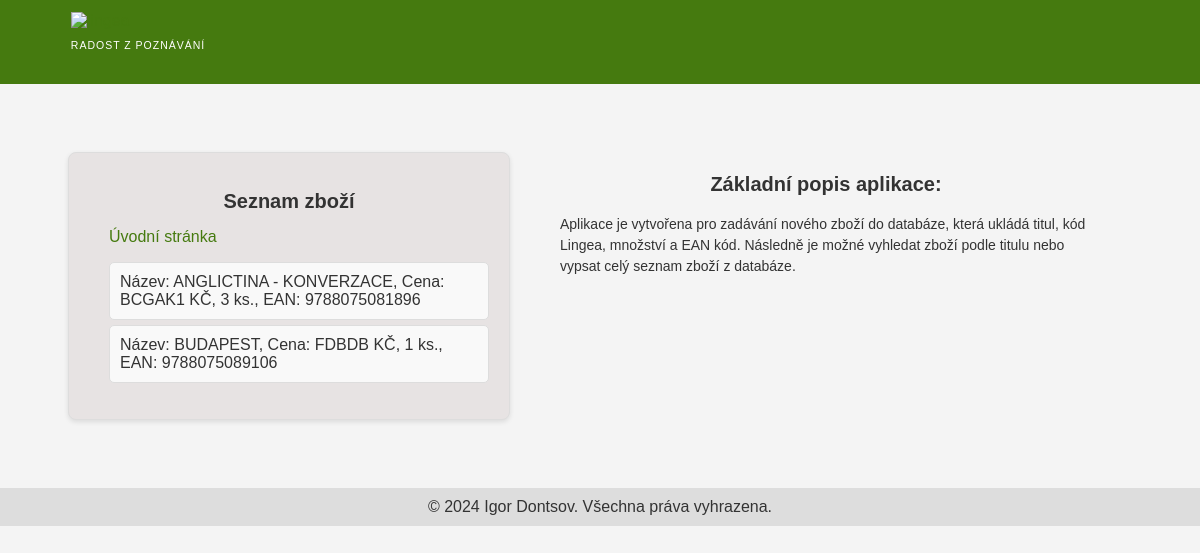
The page /list/ on the database as committed earlier.
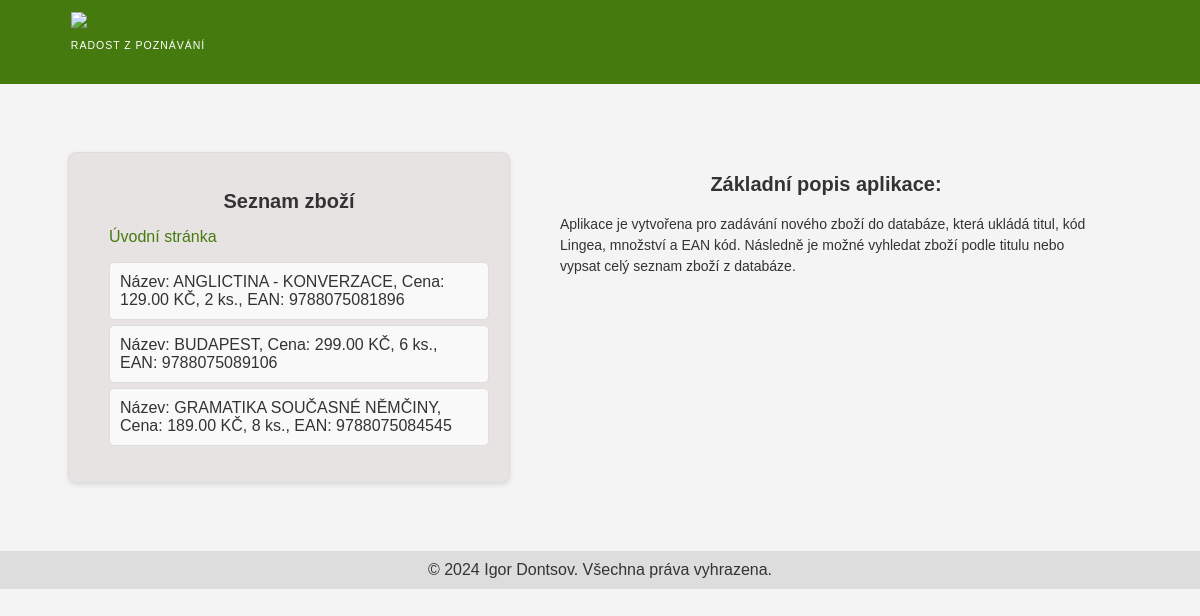
The same page on the database as committed later.
### pojistenci/models.py (models this page shows)
class Pojisteny(models.Model):
    jmeno = models.CharField(max_length=100)
    prijmeni = models.CharField(max_length=100)
    vek = models.IntegerField()
    telefon = models.CharField(max_length=13)
    def __str__(self):
        return f"Název: {self.jmeno}, Cena: {self.prijmeni} KČ, {self.vek} ks., EAN: {self.telefon}"

### pojistenci/views.py (the view)
# urls.py: path('list/', views.list_pojistencu, name='list_pojistencu'),
def list_pojistencu(request):
    pojistenci = Pojisteny.objects.all()
    return render(request, 'pojistenci/list_pojistencu.html', {'pojistenci': pojistenci})

### pojistenci/templates/pojistenci/list_pojistencu.html (shortened to what this page needs)
<!DOCTYPE html>
<html lang="en">
<head>
</head>
<body>
    <div class="top-menu-sale">
        <div class="top-menu-logo">
            <a href="https://www.lingea.cz" title="lingea" class="top-logo">
                <img src="https://www.lingea.cz/img/lingea/logo-white.svg?v=1" title="lingea" alt="lingea">
            </a>
            <span class="motto">Radost z poznávání</span>
        </div>
    </div>
    <div class="container">
        <div class="form_container">
            <h2 class="text">Seznam zboží</h2>
            <a href="{% url 'home' %}" class="home">Úvodní stránka</a>
            <ul class="form">
                {% for pojisteny in pojistenci %}
                    <li>{{ pojisteny }}</li>
                {% endfor %}
            </ul>
        </div>
        <div class="description">
            <h2 class="text">Základní popis aplikace:</h2>
            <p>
                Aplikace je vytvořena pro zadávání nového zboží do databáze, která ukládá titul,
                kód Lingea, množství a EAN kód. Následně je možné vyhledat zboží podle titulu nebo
                vypsat celý seznam zboží z databáze.
            </p>
        </div>
    </div>
    <footer>
        &copy; 2024 Igor Dontsov. Všechna práva vyhrazena.
    </footer>
</body>
</html>

Rows that differ between the two databases and show on the page:
changed Pojisteny: jmeno+prijmeni+vek "Název: ANGLICTINA - KONVERZACE, Cena: BCGAK1 KČ, 3 ks., EAN: 9788075081896" → "Název: ANGLICTINA - KONVERZACE, Cena: 129.00 KČ, 2 ks., EAN: 9788075081896"
changed Pojisteny: jmeno+prijmeni+vek "Název: BUDAPEST, Cena: FDBDB KČ, 1 ks., EAN: 9788075089106" → "Název: BUDAPEST, Cena: 299.00 KČ, 6 ks., EAN: 9788075089106"
added Pojisteny: jmeno+prijmeni+vek "Název: GRAMATIKA SOUČASNÉ NĚMČINY, Cena: 189.00 KČ, 8 ks., EAN: 9788075084545"
